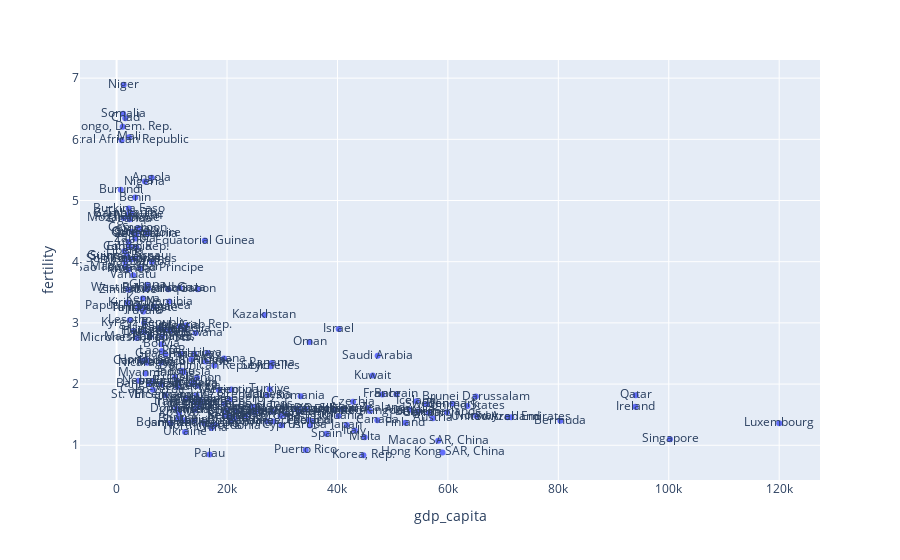

Write notebook code for a chart like this one.
### Markdown cell above
What happens if you add the argument `text="country"` to the `px.scatter()` function?

### Code cell
px.scatter(df20, x='gdp_capita', y='fertility', text='country')

### Figure 1 — Plotly figure (JSON) as saved in the notebook; plotly's stock layout.template omitted (floating-point values rounded to 4 significant figures; data arrays with more than 128 entries replaced by an {"elided": "..."} marker saying what was removed)
{"data": [{"hovertemplate": "gdp_capita=%{x}<br>fertility=%{y}<br>country=%{text}<extra></extra>", "legendgroup": "", "marker": {"color": "#636efa", "symbol": "circle"}, "mode": "markers+text", "name": "", "orientation": "v", "showlegend": false, "text": {"elided": "217 str values"}, "type": "scatter", "x": {"elided": "217 float values"}, "xaxis": "x", "y": {"elided": "217 float values"}, "yaxis": "y"}], "layout": {"legend": {"tracegroupgap": 0}, "margin": {"t": 60}, "xaxis": {"anchor": "y", "domain": [0, 1], "title": {"text": "gdp_capita"}}, "yaxis": {"anchor": "x", "domain": [0, 1], "title": {"text": "fertility"}}}}
